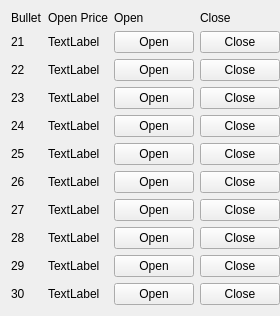
   <widget class="QWidget" name="gridLayoutWidget_3">
    <property name="geometry">
     <rect>
      <x>540</x>
      <y>240</y>
      <width>248</width>
      <height>311</height>
     </rect>
    </property>
    <layout class="QGridLayout" name="gridLayout_3">
     <property name="rightMargin">
      <number>0</number>
     </property>
     <item row="1" column="2">
      <widget class="QPushButton" name="pushButton_43">
       <property name="text">
        <string>Open</string>
       </property>
      </widget>
     </item>
     <item row="0" column="2">
      <widget class="QLabel" name="label_57">
       <property name="text">
        <string>Open</string>
       </property>
      </widget>
     </item>
     <item row="1" column="3">
      <widget class="QPushButton" name="pushButton_44">
       <property name="text">
        <string>Close</string>
       </property>
      </widget>
     </item>
     <item row="9" column="0">
      <widget class="QLabel" name="label_58">
       <property name="text">
        <string>29</string>
       </property>
      </widget>
     </item>
     <item row="10" column="0">
      <widget class="QLabel" name="label_59">
       <property name="text">
        <string>30</string>
       </property>
      </widget>
     </item>
     <item row="5" column="3">
      <widget class="QPushButton" name="pushButton_45">
       <property name="text">
        <string>Close</string>
       </property>
      </widget>
     </item>
     <item row="2" column="3">
      <widget class="QPushButton" name="pushButton_46">
       <property name="text">
        <string>Close</string>
       </property>
      </widget>
     </item>
     <item row="9" column="3">
      <widget class="QPushButton" name="pushButton_47">
       <property name="text">
        <string>Close</string>
       </property>
      </widget>
     </item>
     <item row="1" column="0">
      <widget class="QLabel" name="label_60">
       <property name="text">
        <string>21</string>
       </property>
      </widget>
     </item>
     <item row="3" column="0">
      <widget class="QLabel" name="label_61">
       <property name="text">
        <string>23</string>
       </property>
      </widget>
     </item>
     <item row="2" column="0">
      <widget class="QLabel" name="label_62">
       <property name="text">
        <string>22</string>
       </property>
      </widget>
     </item>
     <item row="4" column="0">
      <widget class="QLabel" name="label_63">
       <property name="text">
        <string>24</string>
       </property>
      </widget>
     </item>
     <item row="0" column="0">
      <widget class="QLabel" name="label_64">
       <property name="text">
        <string>Bullet</string>
       </property>
      </widget>
     </item>
     <item row="8" column="1">
      <widget class="QLabel" name="label_65">
       <property name="text">
        <string>TextLabel</string>
       </property>
      </widget>
     </item>
     <item row="6" column="3">
      <widget class="QPushButton" name="pushButton_48">
       <property name="text">
        <string>Close</string>
       </property>
      </widget>
     </item>
     <item row="8" column="3">
      <widget class="QPushButton" name="pushButton_49">
       <property name="text">
        <string>Close</string>
       </property>
      </widget>
     </item>
     <item row="9" column="1">
      <widget class="QLabel" name="label_66">
       <property name="text">
        <string>TextLabel</string>
       </property>
      </widget>
     </item>
     <item row="3" column="2">
      <widget class="QPushButton" name="pushButton_50">
       <property name="text">
        <string>Open</string>
       </property>
      </widget>
     </item>
     <item row="0" column="3">
      <widget class="QLabel" name="label_67">
       <property name="text">
        <string>Close</string>
       </property>
      </widget>
     </item>
     <item row="2" column="2">
      <widget class="QPushButton" name="pushButton_51">
       <property name="text">
        <string>Open</string>
       </property>
      </widget>
     </item>
     <item row="8" column="0">
      <widget class="QLabel" name="label_68">
       <property name="text">
        <string>28</string>
       </property>
      </widget>
     </item>
     <item row="7" column="0">
      <widget class="QLabel" name="label_69">
       <property name="text">
        <string>27</string>
       </property>
      </widget>
     </item>
     <item row="6" column="0">
      <widget class="QLabel" name="label_70">
       <property name="text">
        <string>26</string>
       </property>
      </widget>
     </item>
     <item row="5" column="0">
      <widget class="QLabel" name="label_71">
       <property name="text">
        <string>25</string>
       </property>
      </widget>
     </item>
     <item row="6" column="1">
      <widget class="QLabel" name="label_72">
       <property name="text">
        <string>TextLabel</string>
       </property>
      </widget>
     </item>
     <item row="7" column="1">
      <widget class="QLabel" name="label_73">
       <property name="text">
        <string>TextLabel</string>
       </property>
      </widget>
     </item>
     <item row="4" column="3">
      <widget class="QPushButton" name="pushButton_52">
       <property name="text">
        <string>Close</string>
       </property>
      </widget>
     </item>
     <item row="5" column="2">
      <widget class="QPushButton" name="pushButton_53">
       <property name="text">
        <string>Open</string>
       </property>
      </widget>
     </item>
     <item row="7" column="2">
      <widget class="QPushButton" name="pushButton_54">
       <property name="text">
        <string>Open</string>
       </property>
      </widget>
     </item>
     <item row="6" column="2">
      <widget class="QPushButton" name="pushButton_55">
       <property name="text">
        <string>Open</string>
       </property>
      </widget>
     </item>
     <item row="4" column="2">
      <widget class="QPushButton" name="pushButton_56">
       <property name="text">
        <string>Open</string>
       </property>
      </widget>
     </item>
     <item row="9" column="2">
      <widget class="QPushButton" name="pushButton_57">
       <property name="text">
        <string>Open</string>
       </property>
      </widget>
     </item>
     <item row="8" column="2">
      <widget class="QPushButton" name="pushButton_58">
       <property name="text">
        <string>Open</string>
       </property>
      </widget>
     </item>
     <item row="10" column="2">
      <widget class="QPushButton" name="pushButton_59">
       <property name="text">
        <string>Open</string>
       </property>
      </widget>
     </item>
     <item row="0" column="1">
      <widget class="QLabel" name="label_74">
       <property name="text">
        <string>Open Price</string>
       </property>
      </widget>
     </item>
     <item row="3" column="3">
      <widget class="QPushButton" name="pushButton_60">
       <property name="text">
        <string>Close</string>
       </property>
      </widget>
     </item>
     <item row="7" column="3">
      <widget class="QPushButton" name="pushButton_61">
       <property name="text">
        <string>Close</string>
       </property>
      </widget>
     </item>
     <item row="10" column="3">
      <widget class="QPushButton" name="pushButton_62">
       <property name="text">
        <string>Close</string>
       </property>
      </widget>
     </item>
     <item row="1" column="1">
      <widget class="QLabel" name="label_75">
       <property name="text">
        <string>TextLabel</string>
       </property>
      </widget>
     </item>
     <item row="2" column="1">
      <widget class="QLabel" name="label_76">
       <property name="text">
        <string>TextLabel</string>
       </property>
      </widget>
     </item>
     <item row="3" column="1">
      <widget class="QLabel" name="label_77">
       <property name="text">
        <string>TextLabel</string>
       </property>
      </widget>
     </item>
     <item row="4" column="1">
      <widget class="QLabel" name="label_78">
       <property name="text">
        <string>TextLabel</string>
       </property>
      </widget>
     </item>
     <item row="5" column="1">
      <widget class="QLabel" name="label_79">
       <property name="text">
        <string>TextLabel</string>
       </property>
      </widget>
     </item>
     <item row="10" column="1">
      <widget class="QLabel" name="label_80">
       <property name="text">
        <string>TextLabel</string>
       </property>
      </widget>
     </item>
    </layout>
   </widget>
